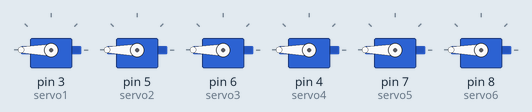
The sketch below on a simulated Arduino Uno, built with avr-gcc and run on an emulated ATmega328P. On the bench: 6 × servo.

Above: at 0.1 s.
At 5.1 s:
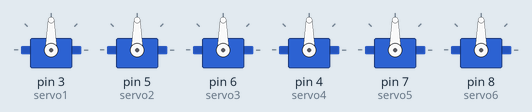
At 13.4 s:
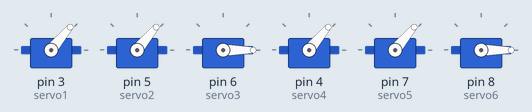
At 17.4 s:
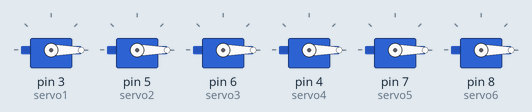
At 23.9 s:
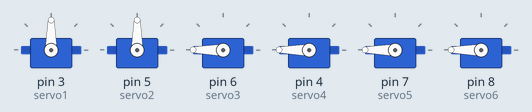
At 33.9 s:
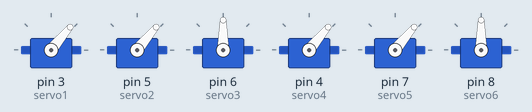
Timing chart, 0 to 40.0 s (numbered marks = the images above):
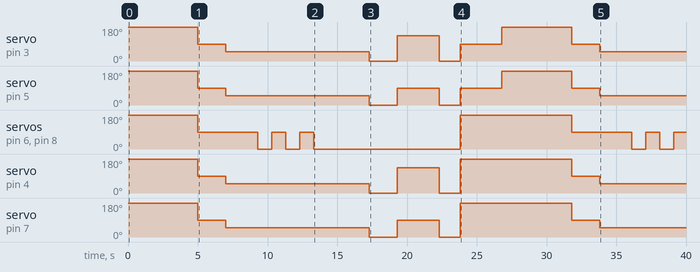

Measured:
- by itself, servo on pin 3 (servo1): 180° → 90° at 5.0 s, → 50° 2.0 s later, → 0° 10.3 s later, → 135° 2.0 s later, … (9 changes in this stretch)
- by itself, servo on pin 5 (servo2): 180° → 90° at 5.0 s, → 50° 2.0 s later, → 0° 10.3 s later, → 90° 2.0 s later, … (9 changes in this stretch)
- by itself, servo on pin 4 (servo4): 180° → 90° at 5.0 s, → 50° 2.0 s later, → 0° 10.3 s later, → 135° 2.0 s later, … (8 changes in this stretch)
- by itself, servo on pin 7 (servo5): 180° → 90° at 5.0 s, → 50° 2.0 s later, → 0° 10.3 s later, → 90° 2.0 s later, … (8 changes in this stretch)
- by itself, servo on pin 6 (servo3), servo on pin 8 (servo6): 180° → 90° at 5.0 s, → 0° 4.3 s later, → 90° 1.0 s later, → 0° 1.0 s later, … (12 changes in this stretch)

The sketch:

bodacious_habbi_kieran1__1_.ino
```cpp
#include <Servo.h>
Servo servo1;
Servo servo2;
Servo servo3;
Servo servo4;
Servo servo5;
Servo servo6;
int i ;

void setup() {
  // put your setup code here, to run once:
servo1.attach(3);
servo2.attach(5);
servo3.attach(6);
servo4.attach(4);
servo5.attach(7);
servo6.attach(8);
}

void loop() {
  // put your main code here, to run repeatedly:
  // initial position
  servo1.write(180);
  servo2.write(180);
  servo3.write(180);
  servo4.write(180);
  servo5.write(180);
  servo6.write(180);

  delay(5000);

  // first move

   servo1.write(90);
  servo2.write(90);
  servo3.write(90);
  servo4.write(90);
  servo5.write(90);
  servo6.write(90);

  delay(2000);

  servo1.write(50);
  servo2.write(50);
  servo4.write(50);
  servo5.write(50);
  delay(1300);

  for( i=0 ; i<= 2; i++) {
  servo3.write(90);
  servo6.write(90);
    delay (1000);
  servo3.write(0);
  servo6.write(0);
  delay(1000);
  }
  delay(3000);

  // seccond move

  servo1.write(0);
  servo2.write(0);
  servo3.write(0);
  servo4.write(0);
  servo5.write(0);
  servo6.write(0);

  delay(2000);

  servo1.write(135);
  servo2.write(90);
  servo3.write(0);
  servo4.write(135);
  servo5.write(90);
  servo6.write(0);

  delay(3000);


  // third move

   servo1.write(0);
  servo2.write(0);
  servo3.write(0);
  servo4.write(0);
  servo5.write(0);
  servo6.write(0);

  delay(1500);

  servo1.write(90);
  servo2.write(90);
  servo3.write(180);
  servo4.write(180);
  servo5.write(180);
  servo6.write(180);

  delay(3000);


}
```
